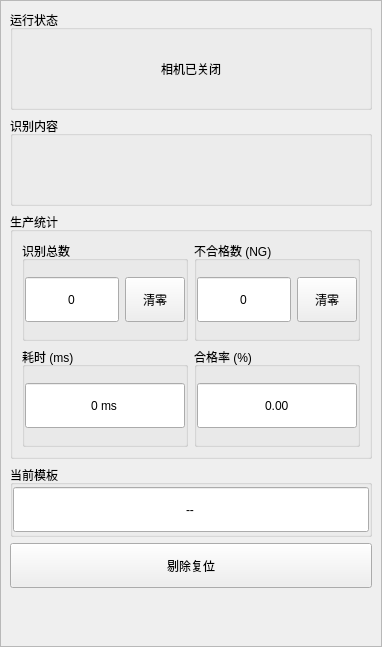
<?xml version="1.0" encoding="UTF-8"?>
<ui version="4.0">
 <class>InspectionInfoPage</class>
 <widget class="QWidget" name="InspectionInfoPage">
  <property name="geometry">
   <rect>
    <x>0</x>
    <y>0</y>
    <width>382</width>
    <height>647</height>
   </rect>
  </property>
  <property name="windowTitle">
   <string/>
  </property>
  <layout class="QVBoxLayout">
   <property name="leftMargin">
    <number>0</number>
   </property>
   <property name="topMargin">
    <number>0</number>
   </property>
   <property name="rightMargin">
    <number>0</number>
   </property>
   <property name="bottomMargin">
    <number>0</number>
   </property>
   <item>
    <widget class="QScrollArea" name="scrollArea_inspectionInfo">
     <property name="widgetResizable">
      <bool>true</bool>
     </property>
     <widget class="QWidget" name="scrollAreaWidgetContents_inspectionInfo">
      <property name="geometry">
       <rect>
        <x>0</x>
        <y>0</y>
        <width>380</width>
        <height>645</height>
       </rect>
      </property>
      <layout class="QGridLayout" name="gridLayout_inspectionInfoContent">
       <item row="0" column="0">
        <widget class="QGroupBox" name="groupBox_runtimeStatus">
         <property name="minimumSize">
          <size>
           <width>0</width>
           <height>100</height>
          </size>
         </property>
         <property name="title">
          <string>运行状态</string>
         </property>
         <layout class="QVBoxLayout">
          <property name="leftMargin">
           <number>0</number>
          </property>
          <property name="topMargin">
           <number>0</number>
          </property>
          <property name="rightMargin">
           <number>0</number>
          </property>
          <property name="bottomMargin">
           <number>0</number>
          </property>
          <item>
           <widget class="QLabel" name="label_runtimeStatus">
            <property name="minimumSize">
             <size>
              <width>0</width>
              <height>60</height>
             </size>
            </property>
            <property name="text">
             <string>相机已关闭</string>
            </property>
            <property name="alignment">
             <set>Qt::AlignCenter</set>
            </property>
            <property name="wordWrap">
             <bool>true</bool>
            </property>
            <property name="uiState" stdset="0">
             <string>idle</string>
            </property>
           </widget>
          </item>
         </layout>
        </widget>
       </item>
       <item row="2" column="0">
        <widget class="QGroupBox" name="groupBox_productionStatistics">
         <property name="title">
          <string>生产统计</string>
         </property>
         <layout class="QGridLayout" name="gridLayout_productionStatistics" columnstretch="1,1">
          <item row="0" column="0">
           <widget class="QGroupBox" name="groupBox_totalCount">
            <property name="minimumSize">
             <size>
              <width>0</width>
              <height>100</height>
             </size>
            </property>
            <property name="maximumSize">
             <size>
              <width>100000</width>
              <height>100</height>
             </size>
            </property>
            <property name="title">
             <string>识别总数</string>
            </property>
            <layout class="QHBoxLayout">
             <property name="leftMargin">
              <number>0</number>
             </property>
             <property name="topMargin">
              <number>0</number>
             </property>
             <property name="rightMargin">
              <number>0</number>
             </property>
             <property name="bottomMargin">
              <number>0</number>
             </property>
             <item>
              <widget class="QLineEdit" name="lineEdit_totalCount">
               <property name="minimumSize">
                <size>
                 <width>0</width>
                 <height>45</height>
                </size>
               </property>
               <property name="text">
                <string>0</string>
               </property>
               <property name="alignment">
                <set>Qt::AlignCenter</set>
               </property>
               <property name="readOnly">
                <bool>true</bool>
               </property>
              </widget>
             </item>
             <item>
              <widget class="QPushButton" name="pushButton_resetTotalCount">
               <property name="minimumSize">
                <size>
                 <width>0</width>
                 <height>45</height>
                </size>
               </property>
               <property name="maximumSize">
                <size>
                 <width>60</width>
                 <height>16777215</height>
                </size>
               </property>
               <property name="text">
                <string>清零</string>
               </property>
               <property name="uiRole" stdset="0">
                <string>danger</string>
               </property>
              </widget>
             </item>
            </layout>
           </widget>
          </item>
          <item row="0" column="1">
           <widget class="QGroupBox" name="groupBox_ngCount">
            <property name="minimumSize">
             <size>
              <width>0</width>
              <height>100</height>
             </size>
            </property>
            <property name="maximumSize">
             <size>
              <width>100000</width>
              <height>100</height>
             </size>
            </property>
            <property name="title">
             <string>不合格数 (NG)</string>
            </property>
            <layout class="QHBoxLayout">
             <property name="leftMargin">
              <number>0</number>
             </property>
             <property name="topMargin">
              <number>0</number>
             </property>
             <property name="rightMargin">
              <number>0</number>
             </property>
             <property name="bottomMargin">
              <number>0</number>
             </property>
             <item>
              <widget class="QLineEdit" name="lineEdit_ngCount">
               <property name="minimumSize">
                <size>
                 <width>0</width>
                 <height>45</height>
                </size>
               </property>
               <property name="text">
                <string>0</string>
               </property>
               <property name="alignment">
                <set>Qt::AlignCenter</set>
               </property>
               <property name="readOnly">
                <bool>true</bool>
               </property>
              </widget>
             </item>
             <item>
              <widget class="QPushButton" name="pushButton_resetNgCount">
               <property name="minimumSize">
                <size>
                 <width>0</width>
                 <height>45</height>
                </size>
               </property>
               <property name="maximumSize">
                <size>
                 <width>60</width>
                 <height>16777215</height>
                </size>
               </property>
               <property name="text">
                <string>清零</string>
               </property>
               <property name="uiRole" stdset="0">
                <string>danger</string>
               </property>
              </widget>
             </item>
            </layout>
           </widget>
          </item>
          <item row="1" column="0">
           <widget class="QGroupBox" name="groupBox_detectionDuration">
            <property name="minimumSize">
             <size>
              <width>0</width>
              <height>100</height>
             </size>
            </property>
            <property name="maximumSize">
             <size>
              <width>100000</width>
              <height>100</height>
             </size>
            </property>
            <property name="title">
             <string>耗时 (ms)</string>
            </property>
            <layout class="QVBoxLayout">
             <property name="leftMargin">
              <number>0</number>
             </property>
             <property name="topMargin">
              <number>0</number>
             </property>
             <property name="rightMargin">
              <number>0</number>
             </property>
             <property name="bottomMargin">
              <number>0</number>
             </property>
             <item>
              <widget class="QLineEdit" name="lineEdit_detectionDuration">
               <property name="minimumSize">
                <size>
                 <width>0</width>
                 <height>45</height>
                </size>
               </property>
               <property name="text">
                <string>0 ms</string>
               </property>
               <property name="alignment">
                <set>Qt::AlignCenter</set>
               </property>
               <property name="readOnly">
                <bool>true</bool>
               </property>
              </widget>
             </item>
            </layout>
           </widget>
          </item>
          <item row="1" column="1">
           <widget class="QGroupBox" name="groupBox_passRate">
            <property name="minimumSize">
             <size>
              <width>0</width>
              <height>100</height>
             </size>
            </property>
            <property name="maximumSize">
             <size>
              <width>100000</width>
              <height>100</height>
             </size>
            </property>
            <property name="title">
             <string>合格率 (%)</string>
            </property>
            <layout class="QVBoxLayout">
             <property name="leftMargin">
              <number>0</number>
             </property>
             <property name="topMargin">
              <number>0</number>
             </property>
             <property name="rightMargin">
              <number>0</number>
             </property>
             <property name="bottomMargin">
              <number>0</number>
             </property>
             <item>
              <widget class="QLineEdit" name="lineEdit_passRate">
               <property name="minimumSize">
                <size>
                 <width>0</width>
                 <height>45</height>
                </size>
               </property>
               <property name="text">
                <string>0.00</string>
               </property>
               <property name="alignment">
                <set>Qt::AlignCenter</set>
               </property>
               <property name="readOnly">
                <bool>true</bool>
               </property>
              </widget>
             </item>
            </layout>
           </widget>
          </item>
         </layout>
        </widget>
       </item>
       <item row="1" column="0">
        <widget class="QGroupBox" name="groupBox_recognitionText">
         <property name="minimumSize">
          <size>
           <width>0</width>
           <height>90</height>
          </size>
         </property>
         <property name="title">
          <string>识别内容</string>
         </property>
         <layout class="QVBoxLayout">
          <item>
           <widget class="QLabel" name="label_recognitionText">
            <property name="text">
             <string/>
            </property>
            <property name="alignment">
             <set>Qt::AlignCenter</set>
            </property>
            <property name="wordWrap">
             <bool>true</bool>
            </property>
           </widget>
          </item>
         </layout>
        </widget>
       </item>
       <item row="3" column="0">
        <widget class="QGroupBox" name="groupBox_currentTemplate">
         <property name="minimumSize">
          <size>
           <width>0</width>
           <height>72</height>
          </size>
         </property>
         <property name="title">
          <string>当前模板</string>
         </property>
         <layout class="QVBoxLayout">
          <property name="leftMargin">
           <number>0</number>
          </property>
          <property name="topMargin">
           <number>0</number>
          </property>
          <property name="rightMargin">
           <number>0</number>
          </property>
          <property name="bottomMargin">
           <number>0</number>
          </property>
          <item>
           <widget class="QLineEdit" name="lineEdit_currentTemplateName">
            <property name="minimumSize">
             <size>
              <width>0</width>
              <height>45</height>
             </size>
            </property>
            <property name="text">
             <string>--</string>
            </property>
            <property name="alignment">
             <set>Qt::AlignCenter</set>
            </property>
            <property name="readOnly">
             <bool>true</bool>
            </property>
           </widget>
          </item>
         </layout>
        </widget>
       </item>
       <item row="4" column="0">
        <widget class="QPushButton" name="pushButton_resetRejectQueue">
         <property name="minimumSize">
          <size>
           <width>0</width>
           <height>45</height>
          </size>
         </property>
         <property name="text">
          <string>剔除复位</string>
         </property>
         <property name="uiRole" stdset="0">
          <string>danger</string>
         </property>
        </widget>
       </item>
       <item row="5" column="0">
        <spacer name="verticalSpacer_inspectionInfoBottom">
         <property name="orientation">
          <enum>Qt::Vertical</enum>
         </property>
         <property name="sizeType">
          <enum>QSizePolicy::Expanding</enum>
         </property>
         <property name="sizeHint" stdset="0">
          <size>
           <width>20</width>
           <height>40</height>
          </size>
         </property>
        </spacer>
       </item>
      </layout>
     </widget>
    </widget>
   </item>
  </layout>
 </widget>
 <resources/>
 <connections/>
</ui>
